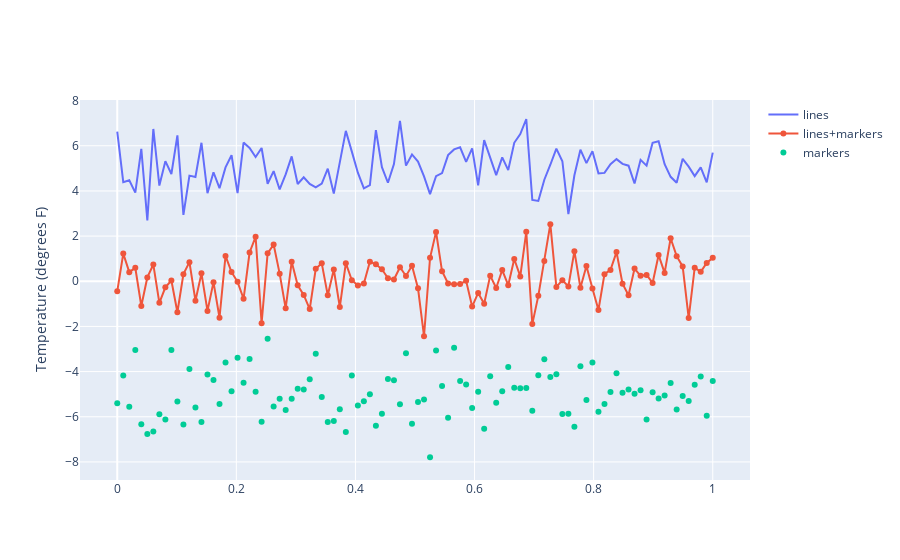

Write notebook code for a chart like this one.
### Code cell
import plotly.graph_objects as go

# Create random data with numpy
import numpy as np
np.random.seed(1)

N = 100
random_x = np.linspace(0, 1, N)
random_y0 = np.random.randn(N) + 5
random_y1 = np.random.randn(N)
random_y2 = np.random.randn(N) - 5

# Create traces
fig = go.Figure()
fig.add_trace(go.Scatter(x=random_x, y=random_y0,
                    mode='lines',
                    name='lines'))
fig.add_trace(go.Scatter(x=random_x, y=random_y1,
                    mode='lines+markers',
                    name='lines+markers'))
fig.add_trace(go.Scatter(x=random_x, y=random_y2,
                    mode='markers', name='markers'))
fig.update_layout(yaxis_title='Temperature (degrees F)')
fig.show()
